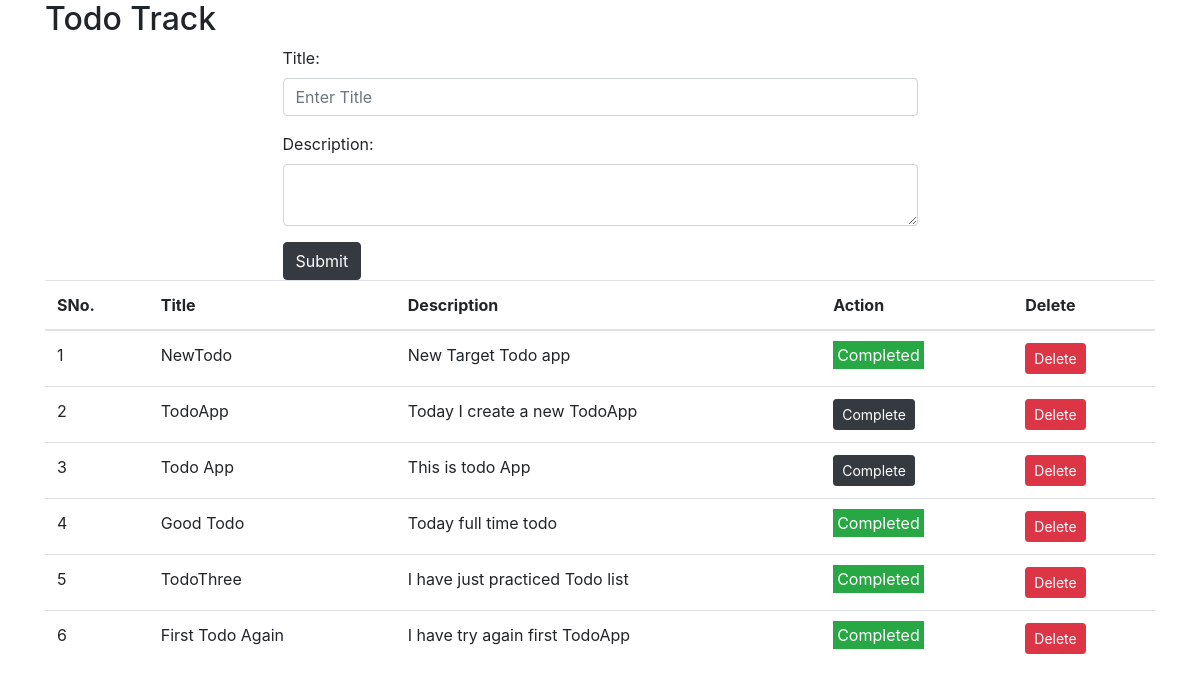
The page / on the database its author committed.
### todoapp/models.py (models this page shows)
class Todo(models.Model):
    title= models.CharField(max_length=300)
    description= models.TextField()
    completed = models.BooleanField(default=False)

### todoapp/views.py (the view)
# urls.py: path('', views.todo_list, name='todo_list'),
def todo_list(request):
    todos = Todo.objects.order_by('-id')
    return render(request, 'todo/index.html', {'todos': todos})

### templates/todo/index.html (shortened to what this page needs)
<!DOCTYPE html>
<html lang="en">
<head>
    <link rel="stylesheet" href="https://cdn.jsdelivr.net/npm/bootstrap@4.6.2/dist/css/bootstrap.min.css">
</head>
<body>
    <div class="container">
        <h2>Todo Track</h2>
        <div class="row justify-content-center">
            <div class="col-sm-7">
                <form action="{% url 'create_todo' %}" method="post">
                    <div class="form-group">
                        <label for="title">Title:</label>
                        <input type="text" class="form-control" id="title" placeholder="Enter Title" name="title">
                    </div>
                    <div class="form-group">
                        <label for="desc">Description:</label>
                        <textarea name="description" id="desc" class="form-control"></textarea>
                    </div>
                    <button type="submit" class="btn btn-dark">Submit</button>
                </form>
            </div>
        </div>
        <table class="table">
            <thead>
                <tr>
                    <th>SNo.</th>
                    <th>Title</th>
                    <th>Description</th>
                    <th>Action</th>
                    <th>Delete</th>
                </tr>
            </thead>
            <tbody>
                {% for todo in todos %}
                <tr>
                    <td>{{ forloop.counter }}</td>
                    <td>{{ todo.title }}</td>
                    <td>{{ todo.description }}</td>
                    <td>
                        {% if todo.completed %}
                            <span class="badg badge-success p-1">Completed</span>
                        {% else %}
                            <a href="{% url 'complete_todo' todo.id %}" class="btn btn-sm btn-dark">Complete</a>
                        {% endif %}
                    </td>
                    <td>
                            <a href="{% url 'delete_todo' todo.id %}" class="btn btn-sm btn-danger">Delete</a>
                    </td>
                </tr>
                {% endfor %}
            </tbody>
        </table>
    </div>
</body>
</html>

### rows shown on the page
Todo: title "NewTodo", description "New Target Todo app", completed "Completed"
Todo: title "TodoApp", description "Today I create a new TodoApp", completed "Complete"
Todo: title "Todo App", description "This is todo App", completed "Complete"
Todo: title "Good Todo", description "Today full time todo", completed "Completed"
Todo: title "TodoThree", description "I have just practiced Todo list", completed "Completed"
Todo: title "First Todo Again", description "I have try again first TodoApp", completed "Completed"
